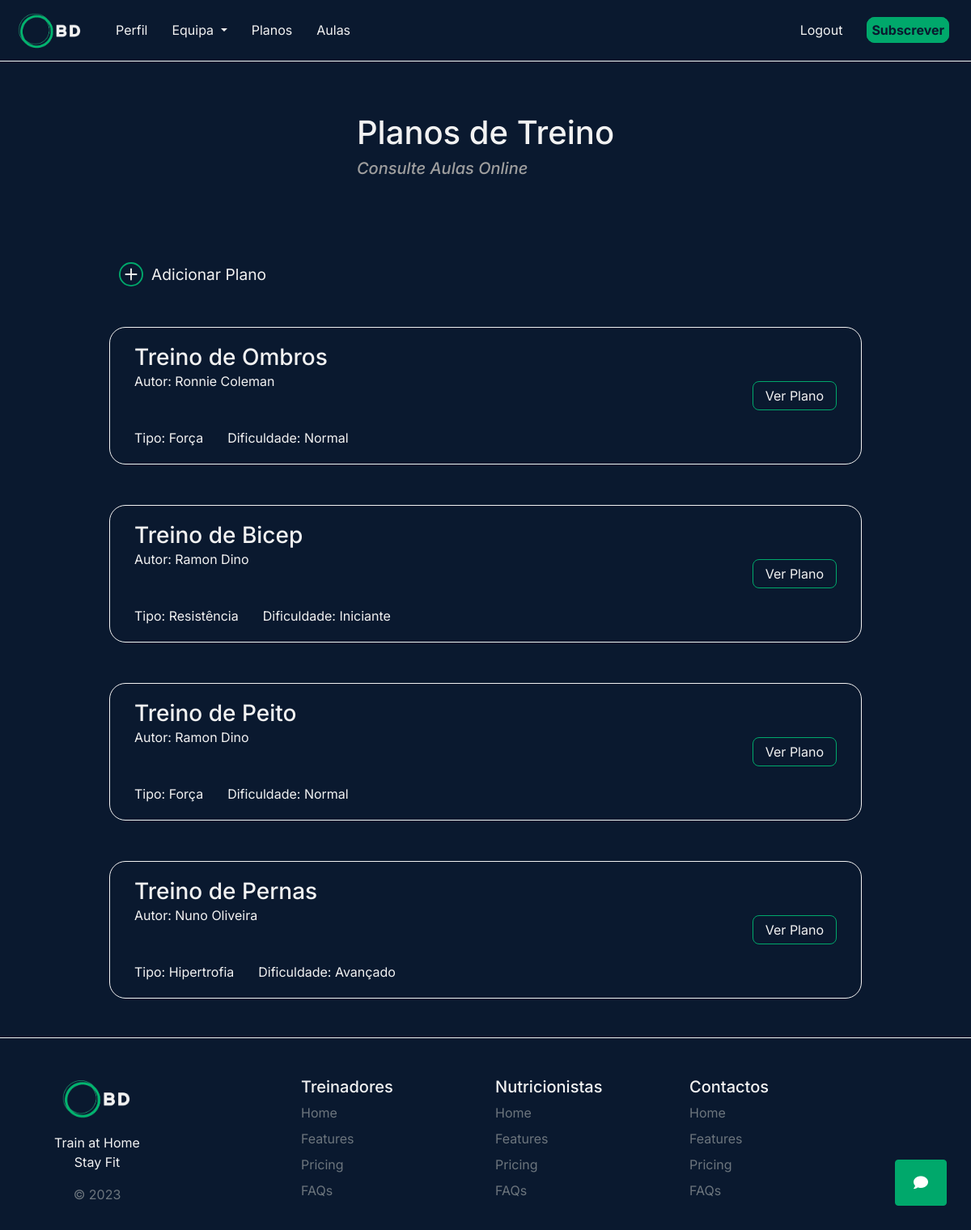
Page /plans (signed in) on the earlier database version.
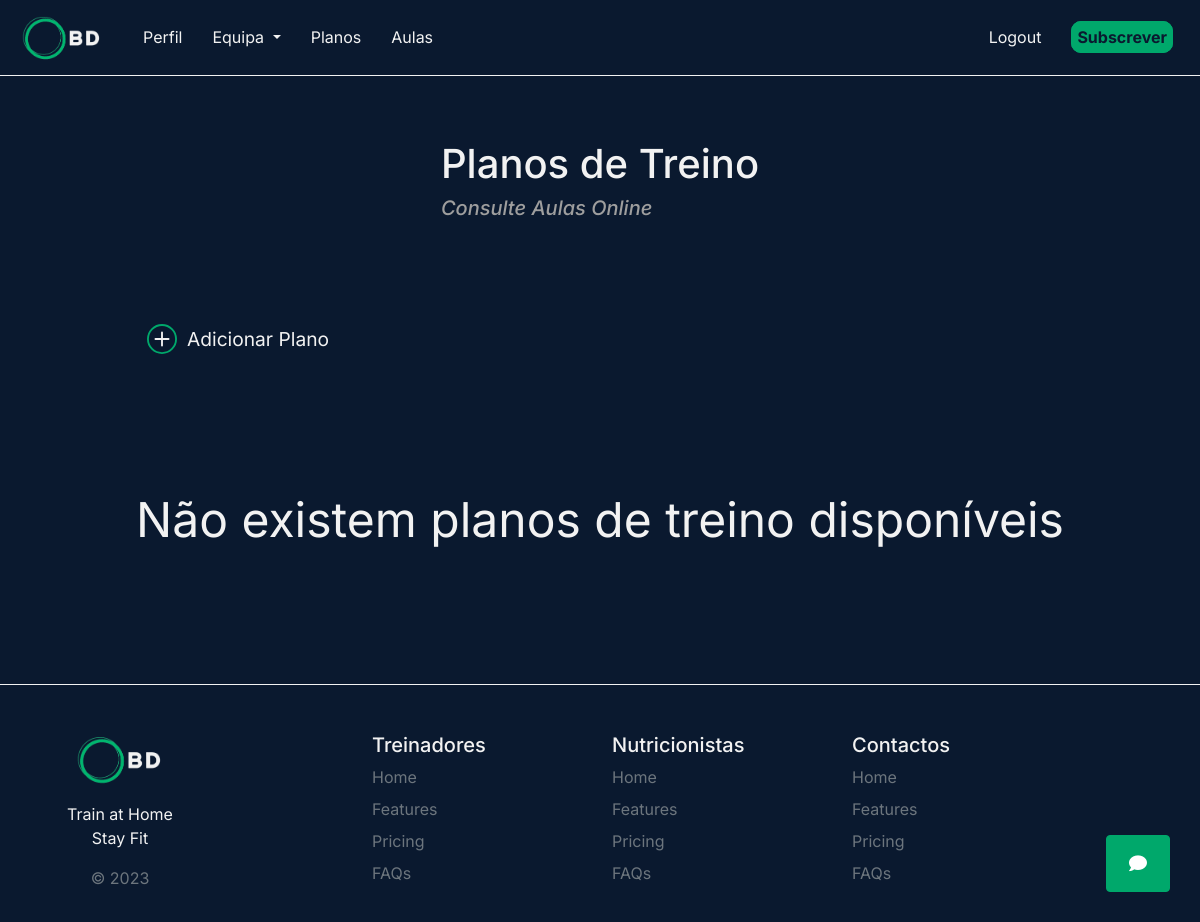
Same page on the later database version.
### tables this page shows
CREATE TABLE plans (
        id INTEGER PRIMARY KEY AUTOINCREMENT,
        category TEXT NOT NULL,
        owner TEXT NOT NULL,
        type TEXT NOT NULL,
        difficulty TEXT NOT NULL,
        number_of_sets TEXT NOT NULL,
        sets_reps TEXT NOT NULL,
        exercises TEXT NOT NULL,
        descansos TEXT NOT NULL
    );

### website/views.py (the view)
@views.route('/plans', methods=['GET', 'POST'])
def view_plans():
    if request.method == 'POST':
        username = session['user']['username']
        if(request.form['op'] == '0'):
            treino = request.form['treino']
            tipo   = request.form['tipo']
            dificuldade = request.form['dificuldade']
            num_of_sets = request.form['number_of_sets']
            set_reps = request.form['sets_reps']
            exercises = request.form['exercises']
            descansos = request.form['descansos']
            add_plan(treino, username, tipo, dificuldade, num_of_sets,
                    set_reps, exercises, descansos) # json.dumps() não é usado pois a lista já é recebida em formato String
        elif(request.form['op'] == '1'):
            email = session['user']['email']
            planId = request.form['planId']
            response = save_plan(email, planId)
            return response
        return "done"
    else:
        if('user' in session):
            email = session['user']['email']
            plans = get_plans()
            plans = list(plans)
            for i in range(len(plans)):
                plans[i] = list(plans[i])
                plans[i][6] = json.loads(plans[i][6]) # Turn ListString to List
                plans[i][7] = json.loads(plans[i][7])
                plans[i][8] = json.loads(plans[i][8])
                plans[i] = tuple(plans[i])
            plans = tuple(plans)
            return render_template('plans.html', type=get_type(email), plans=plans)
        else:
            return redirect( url_for('auth.login') )

### website/database.py (called while the page is built)
def get_type(email):
    with sqlite3.connect(db_path) as con:
        cur = con.cursor()
        cur.execute(f"""
            SELECT type FROM users
            WHERE email = '{email}';
            """)
        type = cur.fetchall()[0][0]
        return type

def get_plans():
    with sqlite3.connect(db_path) as con:
        cur = con.cursor()
        cur.execute(f"""
        SELECT * FROM plans;
        """)
        data = cur.fetchall()
        return data

### website/templates/plans.html (shortened to what this page needs)
{% extends "base.html" %}
{% block head %}
<link rel="stylesheet" href="{{url_for('static', filename='css/plans.css')}}">
{% endblock %}
{% block body %}
<div class="center-card">
  <div class="card card-inherit bg-transparent">
    <div class="card-body text-truncate">
      <h1 class="mt-5">Planos de Treino</h1>
      <h5 class="mt-2">
        <a href="/classes" style="text-decoration: none; color: inherit;">
            Consulte Aulas Online
        </a>
    </h5>
    </div>
  </div>
</div>
<div class="planos-container">
  {% if type == '0' %}
  <div class="add-plano-container container">
    <div class="add-plano" type="button" data-bs-toggle="modal" data-bs-target="#Backdrop">
      <span>Adicionar Plano</span>
    </div>
  </div>
  {% endif %}
  {% if plans|length == 0 %}
  <div class="no-plans" style="
    width: 100%;
    text-align: center;
    font-size: 3rem;
    padding: 5rem;
  ">Não existem planos de treino disponíveis</div>
  {% endif %}
  {% for plan in plans|reverse %}
  <div class="plano-treino container">
    <div class="plano-description">
      <div class="plano-title">
        <h3 class="m-0">{{ plan[1] }}</h3>
        <div>Autor: {{ plan[2] }}</div>
      </div>
      <div class="plano-info">
        <span>Tipo: {{ plan[3] }}</span>
        <span>Dificuldade: {{ plan[4] }}</span>
      </div>
    </div>
    <div class="plano-show">
      <button type="button" data-bs-toggle="modal" data-bs-target="#Modal{{plan[0]}}">
        Ver Plano
      </button>
    </div>
  </div>
  {% endfor %}
</div>
{% endblock %}

Differences in the rows shown:
removed plans: category "Treino de Ombros", owner "Ronnie Coleman", type "Força", difficulty "Normal"
removed plans: category "Treino de Bicep", owner "Ramon Dino", type "Resistência", difficulty "Iniciante"
removed plans: category "Treino de Peito", owner "Ramon Dino", type "Força", difficulty "Normal"
removed plans: category "Treino de Pernas", owner "Nuno Oliveira", type "Hipertrofia", difficulty "Avançado"
Other differences:
text now shown: "Não existem planos de treino disponíveis"
